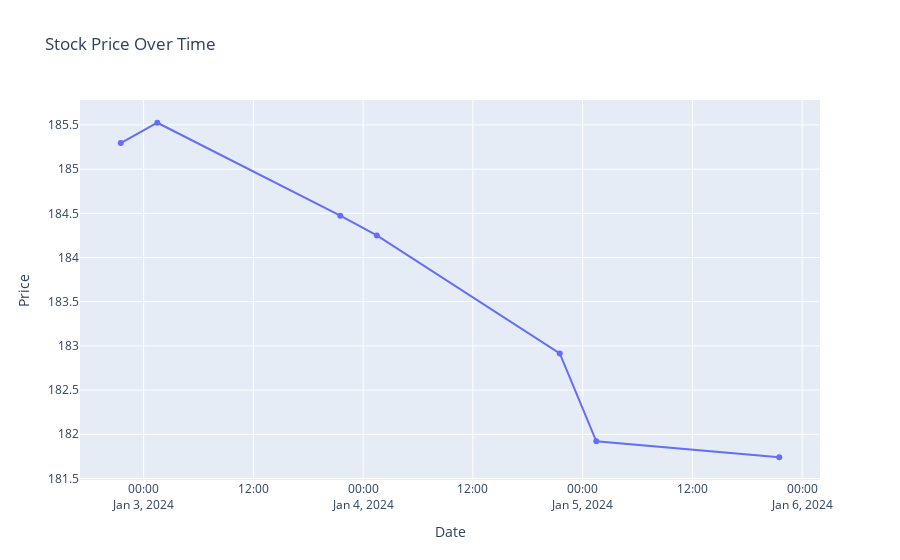

Notebook code cell kept with this figure:
### Code cell
import plotly.express as px
fig = px.line(df, x='Date', y='Close', title='Stock Price Over Time', labels={'Close': 'Price'})
fig.update_traces(mode='lines+markers')
fig.show()

### Figure 1 — Plotly figure (JSON) as saved in the notebook; plotly's stock layout.template omitted (floating-point values rounded to 4 significant figures)
{"data": [{"hovertemplate": "Date=%{x}<br>Price=%{y}<extra></extra>", "legendgroup": "", "line": {"color": "#636efa", "dash": "solid"}, "marker": {"symbol": "circle"}, "mode": "lines+markers", "name": "", "orientation": "v", "showlegend": false, "type": "scatter", "x": ["2024-01-02T21:30:00+07:00", "2024-01-03T01:30:00+07:00", "2024-01-03T21:30:00+07:00", "2024-01-04T01:30:00+07:00", "2024-01-04T21:30:00+07:00", "2024-01-05T01:30:00+07:00", "2024-01-05T21:30:00+07:00"], "xaxis": "x", "y": [185.3, 185.5, 184.5, 184.2, 182.9, 181.9, 181.7], "yaxis": "y"}], "layout": {"legend": {"tracegroupgap": 0}, "title": {"text": "Stock Price Over Time"}, "xaxis": {"anchor": "y", "domain": [0, 1], "title": {"text": "Date"}}, "yaxis": {"anchor": "x", "domain": [0, 1], "title": {"text": "Price"}}}}
